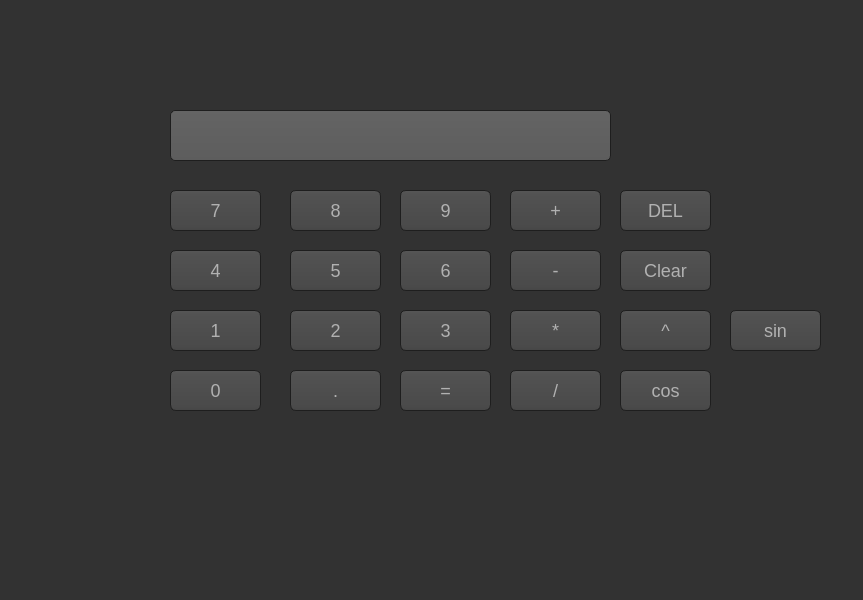
<?xml version="1.0" encoding="UTF-8"?>
<ui version="4.0">
 <class>MainWindow</class>
 <widget class="QMainWindow" name="MainWindow">
  <property name="geometry">
   <rect>
    <x>0</x>
    <y>0</y>
    <width>863</width>
    <height>600</height>
   </rect>
  </property>
  <property name="windowTitle">
   <string>MainWindow</string>
  </property>
  <property name="styleSheet">
   <string notr="true">QToolTip
{
     border: 1px solid black;
     background-color: #ffa02f;
     padding: 1px;
     border-radius: 3px;
     opacity: 100;
}

QWidget
{
    color: #b1b1b1;
    background-color: #323232;
}

QTreeView, QListView
{
    background-color: silver;
    margin-left: 5px;
}

QWidget:item:hover
{
    background-color: QLinearGradient( x1: 0, y1: 0, x2: 0, y2: 1, stop: 0 #ffa02f, stop: 1 #ca0619);
    color: #000000;
}

QWidget:item:selected
{
    background-color: QLinearGradient( x1: 0, y1: 0, x2: 0, y2: 1, stop: 0 #ffa02f, stop: 1 #d7801a);
}

QMenuBar::item
{
    background: transparent;
}

QMenuBar::item:selected
{
    background: transparent;
    border: 1px solid #ffaa00;
}

QMenuBar::item:pressed
{
    background: #444;
    border: 1px solid #000;
    background-color: QLinearGradient(
        x1:0, y1:0,
        x2:0, y2:1,
        stop:1 #212121,
        stop:0.4 #343434/*,
        stop:0.2 #343434,
        stop:0.1 #ffaa00*/
    );
    margin-bottom:-1px;
    padding-bottom:1px;
}

QMenu
{
    border: 1px solid #000;
}

QMenu::item
{
    padding: 2px 20px 2px 20px;
}

QMenu::item:selected
{
    color: #000000;
}

QWidget:disabled
{
    color: #808080;
    background-color: #323232;
}

QAbstractItemView
{
    background-color: QLinearGradient( x1: 0, y1: 0, x2: 0, y2: 1, stop: 0 #4d4d4d, stop: 0.1 #646464, stop: 1 #5d5d5d);
}

QWidget:focus
{
    /*border: 1px solid darkgray;*/
}

QLineEdit
{
    background-color: QLinearGradient( x1: 0, y1: 0, x2: 0, y2: 1, stop: 0 #4d4d4d, stop: 0 #646464, stop: 1 #5d5d5d);
    padding: 1px;
    border-style: solid;
    border: 1px solid #1e1e1e;
    border-radius: 5;
}

QPushButton
{
    color: #b1b1b1;
    background-color: QLinearGradient( x1: 0, y1: 0, x2: 0, y2: 1, stop: 0 #565656, stop: 0.1 #525252, stop: 0.5 #4e4e4e, stop: 0.9 #4a4a4a, stop: 1 #464646);
    border-width: 1px;
    border-color: #1e1e1e;
    border-style: solid;
    border-radius: 6;
    padding: 3px;
    font-size: 18px;
    padding-left: 5px;
    padding-right: 5px;
    min-width: 40px;
}

QPushButton:pressed
{
    background-color: QLinearGradient( x1: 0, y1: 0, x2: 0, y2: 1, stop: 0 #2d2d2d, stop: 0.1 #2b2b2b, stop: 0.5 #292929, stop: 0.9 #282828, stop: 1 #252525);
}

QComboBox
{
    selection-background-color: #ffaa00;
    background-color: QLinearGradient( x1: 0, y1: 0, x2: 0, y2: 1, stop: 0 #565656, stop: 0.1 #525252, stop: 0.5 #4e4e4e, stop: 0.9 #4a4a4a, stop: 1 #464646);
    border-style: solid;
    border: 1px solid #1e1e1e;
    border-radius: 5;
}

QComboBox:hover,QPushButton:hover
{
    border: 2px solid QLinearGradient( x1: 0, y1: 0, x2: 0, y2: 1, stop: 0 #ffa02f, stop: 1 #d7801a);
}


QComboBox:on
{
    padding-top: 3px;
    padding-left: 4px;
    background-color: QLinearGradient( x1: 0, y1: 0, x2: 0, y2: 1, stop: 0 #2d2d2d, stop: 0.1 #2b2b2b, stop: 0.5 #292929, stop: 0.9 #282828, stop: 1 #252525);
    selection-background-color: #ffaa00;
}

QComboBox QAbstractItemView
{
    border: 2px solid darkgray;
    selection-background-color: QLinearGradient( x1: 0, y1: 0, x2: 0, y2: 1, stop: 0 #ffa02f, stop: 1 #d7801a);
}

QComboBox::drop-down
{
     subcontrol-origin: padding;
     subcontrol-position: top right;
     width: 15px;

     border-left-width: 0px;
     border-left-color: darkgray;
     border-left-style: solid; /* just a single line */
     border-top-right-radius: 3px; /* same radius as the QComboBox */
     border-bottom-right-radius: 3px;
 }

QComboBox::down-arrow
{
     image: url(:/dark_orange/img/down_arrow.png);
}

QGroupBox
{
    border: 1px solid darkgray;
    margin-top: 10px;
}

QGroupBox:focus
{
    border: 1px solid darkgray;
}

QTextEdit:focus
{
    border: 1px solid darkgray;
}

QScrollBar:horizontal {
     border: 1px solid #222222;
     background: QLinearGradient( x1: 0, y1: 0, x2: 0, y2: 1, stop: 0.0 #121212, stop: 0.2 #282828, stop: 1 #484848);
     height: 7px;
     margin: 0px 16px 0 16px;
}

QScrollBar::handle:horizontal
{
      background: QLinearGradient( x1: 0, y1: 0, x2: 1, y2: 0, stop: 0 #ffa02f, stop: 0.5 #d7801a, stop: 1 #ffa02f);
      min-height: 20px;
      border-radius: 2px;
}

QScrollBar::add-line:horizontal {
      border: 1px solid #1b1b19;
      border-radius: 2px;
      background: QLinearGradient( x1: 0, y1: 0, x2: 1, y2: 0, stop: 0 #ffa02f, stop: 1 #d7801a);
      width: 14px;
      subcontrol-position: right;
      subcontrol-origin: margin;
}

QScrollBar::sub-line:horizontal {
      border: 1px solid #1b1b19;
      border-radius: 2px;
      background: QLinearGradient( x1: 0, y1: 0, x2: 1, y2: 0, stop: 0 #ffa02f, stop: 1 #d7801a);
      width: 14px;
     subcontrol-position: left;
     subcontrol-origin: margin;
}

QScrollBar::right-arrow:horizontal, QScrollBar::left-arrow:horizontal
{
      border: 1px solid black;
      width: 1px;
      height: 1px;
      background: white;
}

QScrollBar::add-page:horizontal, QScrollBar::sub-page:horizontal
{
      background: none;
}

QScrollBar:vertical
{
      background: QLinearGradient( x1: 0, y1: 0, x2: 1, y2: 0, stop: 0.0 #121212, stop: 0.2 #282828, stop: 1 #484848);
      width: 7px;
      margin: 16px 0 16px 0;
      border: 1px solid #222222;
}

QScrollBar::handle:vertical
{
      background: QLinearGradient( x1: 0, y1: 0, x2: 0, y2: 1, stop: 0 #ffa02f, stop: 0.5 #d7801a, stop: 1 #ffa02f);
      min-height: 20px;
      border-radius: 2px;
}

QScrollBar::add-line:vertical
{
      border: 1px solid #1b1b19;
      border-radius: 2px;
      background: QLinearGradient( x1: 0, y1: 0, x2: 0, y2: 1, stop: 0 #ffa02f, stop: 1 #d7801a);
      height: 14px;
      subcontrol-position: bottom;
      subcontrol-origin: margin;
}

QScrollBar::sub-line:vertical
{
      border: 1px solid #1b1b19;
      border-radius: 2px;
      background: QLinearGradient( x1: 0, y1: 0, x2: 0, y2: 1, stop: 0 #d7801a, stop: 1 #ffa02f);
      height: 14px;
      subcontrol-position: top;
      subcontrol-origin: margin;
}

QScrollBar::up-arrow:vertical, QScrollBar::down-arrow:vertical
{
      border: 1px solid black;
      width: 1px;
      height: 1px;
      background: white;
}


QScrollBar::add-page:vertical, QScrollBar::sub-page:vertical
{
      background: none;
}

QTextEdit
{
    background-color: #242424;
}

QPlainTextEdit
{
    background-color: #242424;
}

QHeaderView::section
{
    background-color: QLinearGradient(x1:0, y1:0, x2:0, y2:1, stop:0 #616161, stop: 0.5 #505050, stop: 0.6 #434343, stop:1 #656565);
    color: white;
    padding-left: 4px;
    border: 1px solid #6c6c6c;
}

QCheckBox:disabled
{
color: #414141;
}

QDockWidget::title
{
    text-align: center;
    spacing: 3px; /* spacing between items in the tool bar */
    background-color: QLinearGradient(x1:0, y1:0, x2:0, y2:1, stop:0 #323232, stop: 0.5 #242424, stop:1 #323232);
}

QDockWidget::close-button, QDockWidget::float-button
{
    text-align: center;
    spacing: 1px; /* spacing between items in the tool bar */
    background-color: QLinearGradient(x1:0, y1:0, x2:0, y2:1, stop:0 #323232, stop: 0.5 #242424, stop:1 #323232);
}

QDockWidget::close-button:hover, QDockWidget::float-button:hover
{
    background: #242424;
}

QDockWidget::close-button:pressed, QDockWidget::float-button:pressed
{
    padding: 1px -1px -1px 1px;
}

QMainWindow::separator
{
    background-color: QLinearGradient(x1:0, y1:0, x2:0, y2:1, stop:0 #161616, stop: 0.5 #151515, stop: 0.6 #212121, stop:1 #343434);
    color: white;
    padding-left: 4px;
    border: 1px solid #4c4c4c;
    spacing: 3px; /* spacing between items in the tool bar */
}

QMainWindow::separator:hover
{

    background-color: QLinearGradient(x1:0, y1:0, x2:0, y2:1, stop:0 #d7801a, stop:0.5 #b56c17 stop:1 #ffa02f);
    color: white;
    padding-left: 4px;
    border: 1px solid #6c6c6c;
    spacing: 3px; /* spacing between items in the tool bar */
}

QToolBar::handle
{
     spacing: 3px; /* spacing between items in the tool bar */
     background: url(:/dark_orange/img/handle.png);
}

QMenu::separator
{
    height: 2px;
    background-color: QLinearGradient(x1:0, y1:0, x2:0, y2:1, stop:0 #161616, stop: 0.5 #151515, stop: 0.6 #212121, stop:1 #343434);
    color: white;
    padding-left: 4px;
    margin-left: 10px;
    margin-right: 5px;
}

QProgressBar
{
    border: 2px solid grey;
    border-radius: 5px;
    text-align: center;
}

QProgressBar::chunk
{
    background-color: #d7801a;
    width: 2.15px;
    margin: 0.5px;
}

QTabBar::tab {
    color: #b1b1b1;
    border: 1px solid #444;
    border-bottom-style: none;
    background-color: #323232;
    padding-left: 10px;
    padding-right: 10px;
    padding-top: 3px;
    padding-bottom: 2px;
    margin-right: -1px;
}

QTabWidget::pane {
    border: 1px solid #444;
    top: 1px;
}

QTabBar::tab:last
{
    margin-right: 0; /* the last selected tab has nothing to overlap with on the right */
    border-top-right-radius: 3px;
}

QTabBar::tab:first:!selected
{
 margin-left: 0px; /* the last selected tab has nothing to overlap with on the right */


    border-top-left-radius: 3px;
}

QTabBar::tab:!selected
{
    color: #b1b1b1;
    border-bottom-style: solid;
    margin-top: 3px;
    background-color: QLinearGradient(x1:0, y1:0, x2:0, y2:1, stop:1 #212121, stop:.4 #343434);
}

QTabBar::tab:selected
{
    border-top-left-radius: 3px;
    border-top-right-radius: 3px;
    margin-bottom: 0px;
}

QTabBar::tab:!selected:hover
{
    /*border-top: 2px solid #ffaa00;
    padding-bottom: 3px;*/
    border-top-left-radius: 3px;
    border-top-right-radius: 3px;
    background-color: QLinearGradient(x1:0, y1:0, x2:0, y2:1, stop:1 #212121, stop:0.4 #343434, stop:0.2 #343434, stop:0.1 #ffaa00);
}

QRadioButton::indicator:checked, QRadioButton::indicator:unchecked{
    color: #b1b1b1;
    background-color: #323232;
    border: 1px solid #b1b1b1;
    border-radius: 6px;
}

QRadioButton::indicator:checked
{
    background-color: qradialgradient(
        cx: 0.5, cy: 0.5,
        fx: 0.5, fy: 0.5,
        radius: 1.0,
        stop: 0.25 #ffaa00,
        stop: 0.3 #323232
    );
}

QCheckBox::indicator{
    color: #b1b1b1;
    background-color: #323232;
    border: 1px solid #b1b1b1;
    width: 9px;
    height: 9px;
}

QRadioButton::indicator
{
    border-radius: 6px;
}

QRadioButton::indicator:hover, QCheckBox::indicator:hover
{
    border: 1px solid #ffaa00;
}


QCheckBox::indicator:disabled, QRadioButton::indicator:disabled
{
    border: 1px solid #444;
}


QSlider::groove:horizontal {
    border: 1px solid #3A3939;
    height: 8px;
    background: #201F1F;
    margin: 2px 0;
    border-radius: 2px;
}

QSlider::handle:horizontal {
    background: QLinearGradient( x1: 0, y1: 0, x2: 0, y2: 1,
      stop: 0.0 silver, stop: 0.2 #a8a8a8, stop: 1 #727272);
    border: 1px solid #3A3939;
    width: 14px;
    height: 14px;
    margin: -4px 0;
    border-radius: 2px;
}

QSlider::groove:vertical {
    border: 1px solid #3A3939;
    width: 8px;
    background: #201F1F;
    margin: 0 0px;
    border-radius: 2px;
}

QSlider::handle:vertical {
    background: QLinearGradient( x1: 0, y1: 0, x2: 0, y2: 1, stop: 0.0 silver,
      stop: 0.2 #a8a8a8, stop: 1 #727272);
    border: 1px solid #3A3939;
    width: 14px;
    height: 14px;
    margin: 0 -4px;
    border-radius: 2px;
}

QAbstractSpinBox {
    padding-top: 2px;
    padding-bottom: 2px;
    border: 1px solid darkgray;

    border-radius: 2px;
    min-width: 50px;
}
  
</string>
  </property>
  <widget class="QWidget" name="centralwidget">
   <widget class="QPushButton" name="pushButton">
    <property name="geometry">
     <rect>
      <x>170</x>
      <y>190</y>
      <width>91</width>
      <height>41</height>
     </rect>
    </property>
    <property name="text">
     <string>7</string>
    </property>
   </widget>
   <widget class="QPushButton" name="pushButton_2">
    <property name="geometry">
     <rect>
      <x>290</x>
      <y>190</y>
      <width>91</width>
      <height>41</height>
     </rect>
    </property>
    <property name="text">
     <string>8</string>
    </property>
   </widget>
   <widget class="QPushButton" name="pushButton_3">
    <property name="geometry">
     <rect>
      <x>400</x>
      <y>190</y>
      <width>91</width>
      <height>41</height>
     </rect>
    </property>
    <property name="text">
     <string>9</string>
    </property>
   </widget>
   <widget class="QPushButton" name="pushButton_4">
    <property name="geometry">
     <rect>
      <x>290</x>
      <y>250</y>
      <width>91</width>
      <height>41</height>
     </rect>
    </property>
    <property name="text">
     <string>5</string>
    </property>
   </widget>
   <widget class="QPushButton" name="pushButton_5">
    <property name="geometry">
     <rect>
      <x>170</x>
      <y>250</y>
      <width>91</width>
      <height>41</height>
     </rect>
    </property>
    <property name="text">
     <string>4</string>
    </property>
   </widget>
   <widget class="QPushButton" name="pushButton_6">
    <property name="geometry">
     <rect>
      <x>400</x>
      <y>250</y>
      <width>91</width>
      <height>41</height>
     </rect>
    </property>
    <property name="text">
     <string>6</string>
    </property>
   </widget>
   <widget class="QPushButton" name="pushButton_7">
    <property name="geometry">
     <rect>
      <x>170</x>
      <y>310</y>
      <width>91</width>
      <height>41</height>
     </rect>
    </property>
    <property name="text">
     <string>1</string>
    </property>
   </widget>
   <widget class="QPushButton" name="pushButton_8">
    <property name="geometry">
     <rect>
      <x>290</x>
      <y>310</y>
      <width>91</width>
      <height>41</height>
     </rect>
    </property>
    <property name="text">
     <string>2</string>
    </property>
   </widget>
   <widget class="QPushButton" name="pushButton_9">
    <property name="geometry">
     <rect>
      <x>400</x>
      <y>310</y>
      <width>91</width>
      <height>41</height>
     </rect>
    </property>
    <property name="text">
     <string>3</string>
    </property>
   </widget>
   <widget class="QPushButton" name="pushButton_10">
    <property name="geometry">
     <rect>
      <x>170</x>
      <y>370</y>
      <width>91</width>
      <height>41</height>
     </rect>
    </property>
    <property name="text">
     <string>0</string>
    </property>
   </widget>
   <widget class="QLineEdit" name="lineEdit">
    <property name="geometry">
     <rect>
      <x>170</x>
      <y>110</y>
      <width>441</width>
      <height>51</height>
     </rect>
    </property>
    <property name="font">
     <font>
      <pointsize>18</pointsize>
     </font>
    </property>
   </widget>
   <widget class="QPushButton" name="pushButton_11">
    <property name="geometry">
     <rect>
      <x>400</x>
      <y>370</y>
      <width>91</width>
      <height>41</height>
     </rect>
    </property>
    <property name="text">
     <string>=</string>
    </property>
   </widget>
   <widget class="QPushButton" name="pushButton_12">
    <property name="geometry">
     <rect>
      <x>290</x>
      <y>370</y>
      <width>91</width>
      <height>41</height>
     </rect>
    </property>
    <property name="text">
     <string>.</string>
    </property>
   </widget>
   <widget class="QPushButton" name="pushButton_13">
    <property name="geometry">
     <rect>
      <x>510</x>
      <y>370</y>
      <width>91</width>
      <height>41</height>
     </rect>
    </property>
    <property name="text">
     <string>/</string>
    </property>
   </widget>
   <widget class="QPushButton" name="pushButton_14">
    <property name="geometry">
     <rect>
      <x>510</x>
      <y>250</y>
      <width>91</width>
      <height>41</height>
     </rect>
    </property>
    <property name="text">
     <string>-</string>
    </property>
   </widget>
   <widget class="QPushButton" name="pushButton_15">
    <property name="geometry">
     <rect>
      <x>510</x>
      <y>310</y>
      <width>91</width>
      <height>41</height>
     </rect>
    </property>
    <property name="text">
     <string>*</string>
    </property>
   </widget>
   <widget class="QPushButton" name="pushButton_16">
    <property name="geometry">
     <rect>
      <x>510</x>
      <y>190</y>
      <width>91</width>
      <height>41</height>
     </rect>
    </property>
    <property name="text">
     <string>+</string>
    </property>
   </widget>
   <widget class="QPushButton" name="pushButton_17">
    <property name="geometry">
     <rect>
      <x>620</x>
      <y>190</y>
      <width>91</width>
      <height>41</height>
     </rect>
    </property>
    <property name="text">
     <string>DEL</string>
    </property>
   </widget>
   <widget class="QPushButton" name="pushButton_18">
    <property name="geometry">
     <rect>
      <x>620</x>
      <y>250</y>
      <width>91</width>
      <height>41</height>
     </rect>
    </property>
    <property name="text">
     <string>Clear</string>
    </property>
   </widget>
   <widget class="QPushButton" name="pushButton_19">
    <property name="geometry">
     <rect>
      <x>620</x>
      <y>310</y>
      <width>91</width>
      <height>41</height>
     </rect>
    </property>
    <property name="text">
     <string>^</string>
    </property>
   </widget>
   <widget class="QPushButton" name="pushButton_20">
    <property name="geometry">
     <rect>
      <x>620</x>
      <y>370</y>
      <width>91</width>
      <height>41</height>
     </rect>
    </property>
    <property name="text">
     <string>cos</string>
    </property>
   </widget>
   <widget class="QPushButton" name="pushButton_21">
    <property name="geometry">
     <rect>
      <x>730</x>
      <y>310</y>
      <width>91</width>
      <height>41</height>
     </rect>
    </property>
    <property name="text">
     <string>sin</string>
    </property>
   </widget>
  </widget>
  <widget class="QMenuBar" name="menubar">
   <property name="geometry">
    <rect>
     <x>0</x>
     <y>0</y>
     <width>863</width>
     <height>21</height>
    </rect>
   </property>
  </widget>
  <widget class="QStatusBar" name="statusbar"/>
 </widget>
 <resources/>
 <connections/>
</ui>
